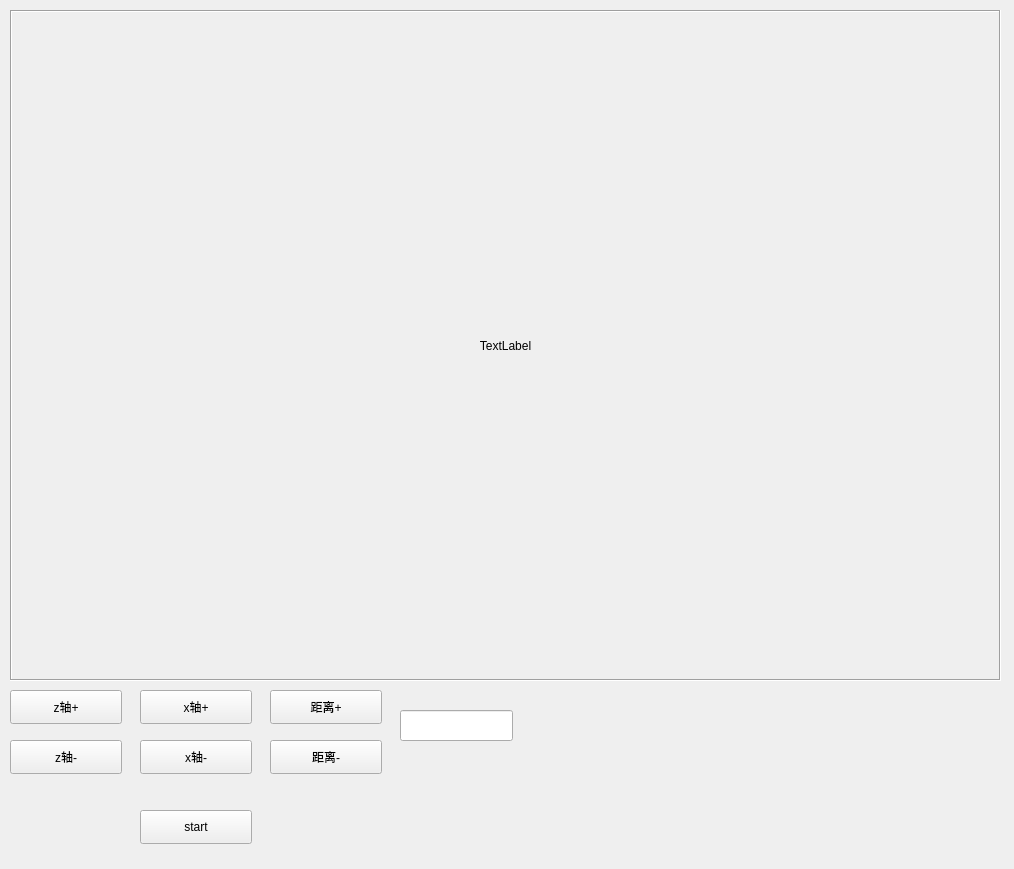
<?xml version="1.0" encoding="UTF-8"?>
<ui version="4.0">
 <class>Form</class>
 <widget class="QWidget" name="Form">
  <property name="geometry">
   <rect>
    <x>0</x>
    <y>0</y>
    <width>1014</width>
    <height>869</height>
   </rect>
  </property>
  <property name="windowTitle">
   <string>Form</string>
  </property>
  <widget class="QLabel" name="label_show_image">
   <property name="geometry">
    <rect>
     <x>10</x>
     <y>10</y>
     <width>991</width>
     <height>671</height>
    </rect>
   </property>
   <property name="frameShape">
    <enum>QFrame::Box</enum>
   </property>
   <property name="frameShadow">
    <enum>QFrame::Sunken</enum>
   </property>
   <property name="text">
    <string>TextLabel</string>
   </property>
   <property name="alignment">
    <set>Qt::AlignCenter</set>
   </property>
  </widget>
  <widget class="QPushButton" name="pushButton_z_up">
   <property name="geometry">
    <rect>
     <x>10</x>
     <y>690</y>
     <width>112</width>
     <height>34</height>
    </rect>
   </property>
   <property name="text">
    <string>z轴+</string>
   </property>
  </widget>
  <widget class="QPushButton" name="pushButton_z_down">
   <property name="geometry">
    <rect>
     <x>10</x>
     <y>740</y>
     <width>112</width>
     <height>34</height>
    </rect>
   </property>
   <property name="text">
    <string>z轴-</string>
   </property>
  </widget>
  <widget class="QPushButton" name="pushButton_x_up">
   <property name="geometry">
    <rect>
     <x>140</x>
     <y>690</y>
     <width>112</width>
     <height>34</height>
    </rect>
   </property>
   <property name="text">
    <string>x轴+</string>
   </property>
  </widget>
  <widget class="QPushButton" name="pushButton_x_down">
   <property name="geometry">
    <rect>
     <x>140</x>
     <y>740</y>
     <width>112</width>
     <height>34</height>
    </rect>
   </property>
   <property name="text">
    <string>x轴-</string>
   </property>
  </widget>
  <widget class="QLineEdit" name="lineEdit_range">
   <property name="geometry">
    <rect>
     <x>400</x>
     <y>710</y>
     <width>113</width>
     <height>31</height>
    </rect>
   </property>
  </widget>
  <widget class="QPushButton" name="pushButton_dis_up">
   <property name="geometry">
    <rect>
     <x>270</x>
     <y>690</y>
     <width>112</width>
     <height>34</height>
    </rect>
   </property>
   <property name="text">
    <string>距离+</string>
   </property>
  </widget>
  <widget class="QPushButton" name="pushButton_dis_down">
   <property name="geometry">
    <rect>
     <x>270</x>
     <y>740</y>
     <width>112</width>
     <height>34</height>
    </rect>
   </property>
   <property name="text">
    <string>距离-</string>
   </property>
  </widget>
  <widget class="QPushButton" name="pushButton_start">
   <property name="geometry">
    <rect>
     <x>140</x>
     <y>810</y>
     <width>112</width>
     <height>34</height>
    </rect>
   </property>
   <property name="text">
    <string>start</string>
   </property>
  </widget>
 </widget>
 <resources/>
 <connections>
  <connection>
   <sender>pushButton_z_up</sender>
   <signal>clicked()</signal>
   <receiver>Form</receiver>
   <slot>z_up_cao()</slot>
   <hints>
    <hint type="sourcelabel">
     <x>81</x>
     <y>707</y>
    </hint>
    <hint type="destinationlabel">
     <x>650</x>
     <y>696</y>
    </hint>
   </hints>
  </connection>
  <connection>
   <sender>pushButton_x_up</sender>
   <signal>clicked()</signal>
   <receiver>Form</receiver>
   <slot>x_up_cao()</slot>
   <hints>
    <hint type="sourcelabel">
     <x>202</x>
     <y>714</y>
    </hint>
    <hint type="destinationlabel">
     <x>619</x>
     <y>752</y>
    </hint>
   </hints>
  </connection>
  <connection>
   <sender>pushButton_dis_up</sender>
   <signal>clicked()</signal>
   <receiver>Form</receiver>
   <slot>dis_up_cao()</slot>
   <hints>
    <hint type="sourcelabel">
     <x>326</x>
     <y>708</y>
    </hint>
    <hint type="destinationlabel">
     <x>719</x>
     <y>718</y>
    </hint>
   </hints>
  </connection>
  <connection>
   <sender>pushButton_z_down</sender>
   <signal>clicked()</signal>
   <receiver>Form</receiver>
   <slot>z_down_cao()</slot>
   <hints>
    <hint type="sourcelabel">
     <x>66</x>
     <y>762</y>
    </hint>
    <hint type="destinationlabel">
     <x>383</x>
     <y>793</y>
    </hint>
   </hints>
  </connection>
  <connection>
   <sender>pushButton_x_down</sender>
   <signal>clicked()</signal>
   <receiver>Form</receiver>
   <slot>x_down_cao()</slot>
   <hints>
    <hint type="sourcelabel">
     <x>177</x>
     <y>754</y>
    </hint>
    <hint type="destinationlabel">
     <x>562</x>
     <y>825</y>
    </hint>
   </hints>
  </connection>
  <connection>
   <sender>pushButton_dis_down</sender>
   <signal>clicked()</signal>
   <receiver>Form</receiver>
   <slot>dis_down_cao()</slot>
   <hints>
    <hint type="sourcelabel">
     <x>344</x>
     <y>764</y>
    </hint>
    <hint type="destinationlabel">
     <x>595</x>
     <y>778</y>
    </hint>
   </hints>
  </connection>
  <connection>
   <sender>pushButton_start</sender>
   <signal>clicked()</signal>
   <receiver>Form</receiver>
   <slot>start_cao()</slot>
   <hints>
    <hint type="sourcelabel">
     <x>203</x>
     <y>832</y>
    </hint>
    <hint type="destinationlabel">
     <x>328</x>
     <y>848</y>
    </hint>
   </hints>
  </connection>
 </connections>
 <slots>
  <slot>z_up_cao()</slot>
  <slot>x_up_cao()</slot>
  <slot>dis_up_cao()</slot>
  <slot>z_down_cao()</slot>
  <slot>x_down_cao()</slot>
  <slot>dis_down_cao()</slot>
  <slot>start_cao()</slot>
 </slots>
</ui>
